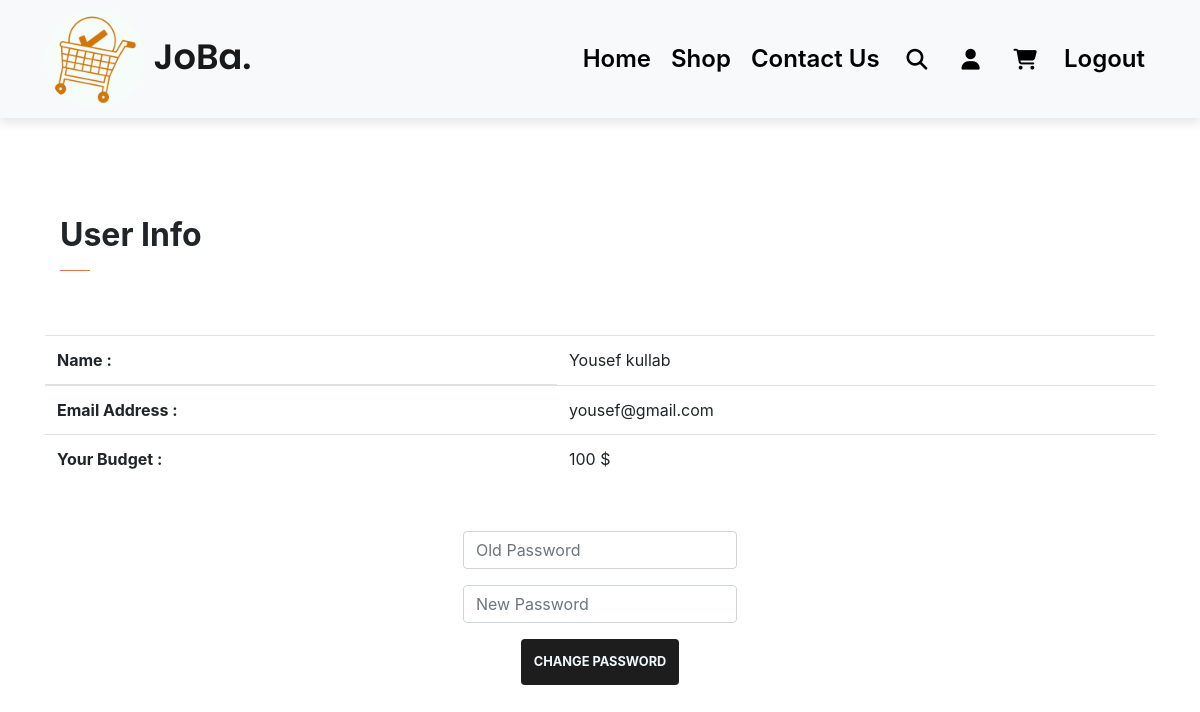
The app's page /profile (signed in), older data.
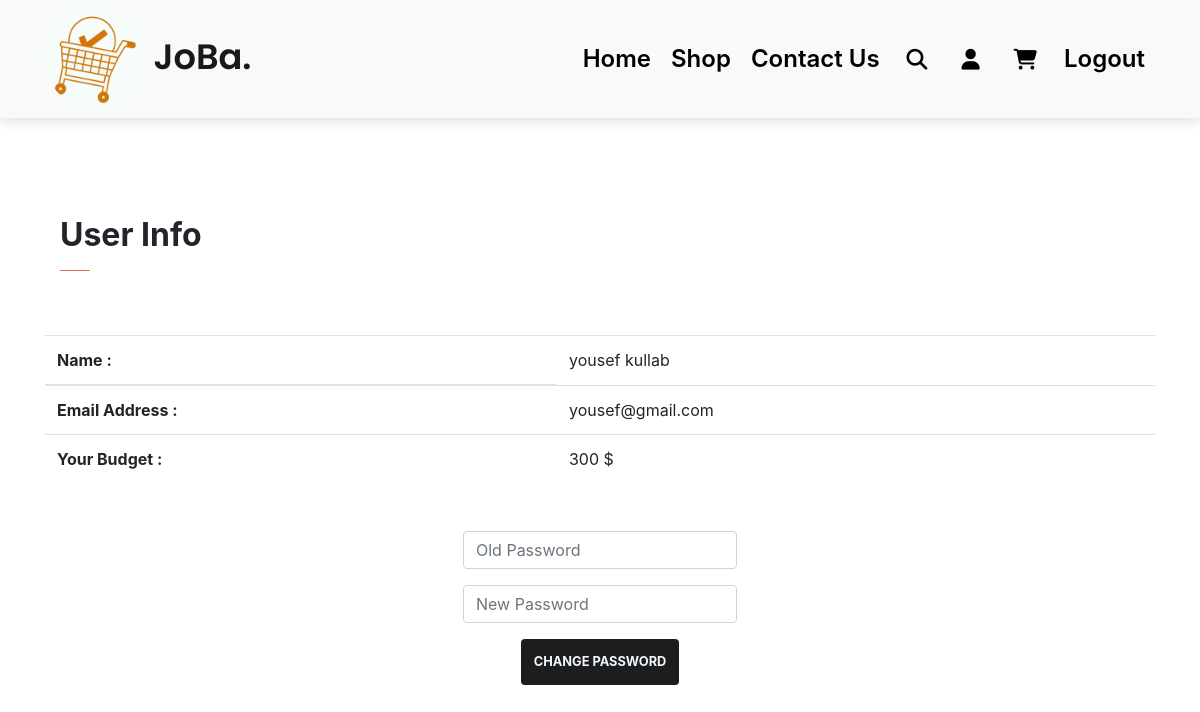
The same page, newer data.
### JoBa/models.py (models this page shows)
class User(db.Model, UserMixin):
    id = db.Column(db.Integer, primary_key=True)
    email = db.Column(db.String(150), unique=True)
    password = db.Column(db.String(150))
    first_name = db.Column(db.String(150))
    budget = db.Column(db.Integer)
    products = db.relationship('Product')

### JoBa/auth.py (the view, shortened to what this page needs)
@auth.route("/profile", methods=["GET", "POST"])
@login_required
def profile():
    if request.method == "GET":
        return render_template("profile.html", title="JoBa-Profile", user=current_user)

### JoBa/__init__.py (called while the page is built)
def create_app():
    app = Flask(__name__)
    app.config["SECRET_KEY"] = "yousefsoftware2002engineer98"  # Use to secret you login session and your website date
    app.config["SQLALCHEMY_DATABASE_URI"] = f"sqlite:///{DB_Name}"
    db.init_app(app)
    from .views import views
    from .auth import auth
    app.register_blueprint(views, url_prefix="/")
    app.register_blueprint(auth, url_prefix="/")
    from .models import User, Product
    with app.app_context():
        db.create_all()
    login_manager = LoginManager()
    login_manager.login_view = "auth.login"
    login_manager.init_app(app)
    @login_manager.user_loader
    def load_user(id):
        return User.query.get(int(id))
    return app

### JoBa/templates/profile.html (shortened to what this page needs)
<!DOCTYPE html>
<html lang="en">
<head>
    <link rel="stylesheet" href="{{ url_for('static', filename='css/style.css')}}">
    <link rel="stylesheet" href="https://cdnjs.cloudflare.com/ajax/libs/font-awesome/6.2.0/css/all.min.css">
    <link rel="stylesheet" href="https://cdn.jsdelivr.net/npm/bootstrap@4.6.2/dist/css/bootstrap.min.css">    <link rel="stylesheet" href="https://cdnjs.cloudflare.com/ajax/libs/font-awesome/6.2.0/css/all.min.css">
</head>
<body>
  <nav class="navbar navbar-expand-lg navbar-light bg-light py-1 fixed-top">
  <div class="container">
      <a class="navbar-brand" href="/">
        <img src="static/images/logo/white.png" alt="logo" class="nav-logo">
        JoBa.
      </a>
      <div class="collapse navbar-collapse" id="navbarSupportedContent">
        <ul class="navbar-nav ml-auto">
          {% if user.is_authenticated %}
              <li class="nav-item">
                <a class="nav-link" href="/">Home</a>
              </li>
              <li class="nav-item">
                <a class="nav-link" href="shop1">Shop</a>
              </li>
              <li class="nav-item">
                <a class="nav-link" href="contact_us">Contact Us</a>
              </li>
              <li class="nav-item">
                <a class="nav-link"><i class="fa-solid fa-magnifying-glass"></i></a>
              </li>
              <li class="nav-item">
                <a class="nav-link" href="profile"><i class="fa-solid fa-user"></i></a>
              </li>
              <li class="nav-item">
                <a class="nav-link" href="cart"><i class="fa-solid fa-cart-shopping"></i></a>
              </li>
              <li class="nav-item">
                <a class="nav-link" href="logout">Logout</a>
              </li>
            {% endif %}
        </ul>
      </div>
    </div>
  </nav>
    <div class="container my-5 pt-5">
      <div class="container py-5">
        <h2 class="font-weight-bold">User Info</h2>
        <hr>
      </div>
      <table class="table mb-5">
          <thead>
            <tr>
              <th scope="col">Name :</th>
              <td scope="col">{{user.first_name}}</td>
            </tr>
          </thead>
          <tbody>
            <tr>
              <th scope="row">Email Address :</th>
              <td>{{user.email}}</td>
            </tr>
            <tr>
              <th scope="row">Your Budget :</th>
              <td>{{user.budget}} $</td>
            </tr>
          </tbody>
        </table>
        <form method="POST">
          <div class="mb-3">
              <input class="form-control mx-auto w-auto" id="password" name="my_password" placeholder="Old Password" type="password">
          </div>
          <div class="mb-3">
              <input class="form-control mx-auto w-auto" id="password" name="new_password" placeholder="New Password" type="password">
          </div>
          <div class="col text-center">
              <button class="btn btn-default" type="submit">Change Password</button>
          </div>
      </form>
    </div>
</body>
</html>

### JoBa/static/css/style.css (style rules this page uses)
* { margin: 0; padding: 0; box-sizing: border-box; }
body { font-family: 'Poppins', sans-serif; }
h2 { font-size: 1.8rem; font-weight: 600; }
button.btn { font-size: 0.8rem; font-weight: 700; outline: none; border: none; padding: 13px; text-transform: uppercase; background-color: #1d1d1d; color: aliceblue; cursor: pointer; transition: 0.3s ease; }
hr { width: 30px; height: 2px; background-color: coral; }
.navbar { font-size: 20px; top: 0; left: 0; box-shadow: 0 5px 10px rgba(0,0,0,0.1); }
.nav-logo { width: 100px; height: 100px; border-radius: 50%; }
.navbar-light .navbar-brand { font-size: 2.2rem; font-weight: 600; font-family: 'Poppins', sans-serif; }
.navbar-light .navbar-collapse .navbar-nav .nav-link { color: black; padding: 0 20px; transition: 0.3s ease; }
.navbar i { padding: 0 7px; font-size: 1.3rem; cursor: pointer; transition: 0.3s ease; }
.navbar-light .navbar-collapse .navbar-nav .nav-link { padding: 10px; font-size: 1.5rem; font-weight: 600; }

Row changes from the older to the newer data that the page shows:
changed User "yousef@gmail.com": first_name "Yousef kullab" → "yousef kullab"; budget "100" → "300"
